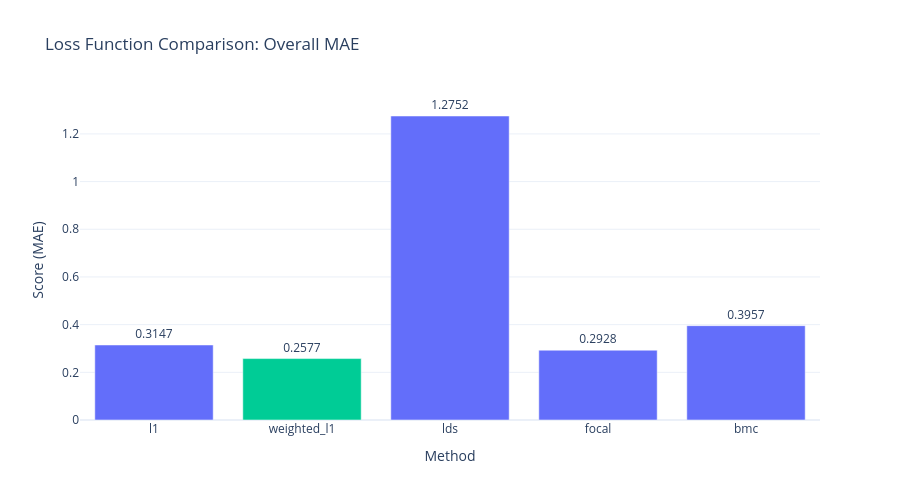

The notebook cell this image was saved under:
### Markdown cell above
## 4. Predictions vs Ground Truth

### Code cell
# Using utils/visualization.py
from utils.visualization import plot_predictions_scatter

best_preds = all_preds[1]  # weighted_l1 model


# Loss function comparison
loss_df = pd.DataFrame(loss_results)
fig_loss = plot_method_comparison(
    [{'method': r['loss'], 'score': r['overall_mae']} for r in loss_results],
    title='Loss Function Comparison: Overall MAE'
)
fig_loss.show()

### Figure 1 — Plotly figure (JSON) as saved in the notebook; plotly's stock layout.template omitted (floating-point values rounded to 4 significant figures)
{"data": [{"marker": {"color": ["#636EFA", "#00CC96", "#636EFA", "#636EFA", "#636EFA"]}, "text": ["0.3147", "0.2577", "1.2752", "0.2928", "0.3957"], "textposition": "outside", "type": "bar", "x": ["l1", "weighted_l1", "lds", "focal", "bmc"], "y": [0.3147, 0.2577, 1.275, 0.2928, 0.3957]}], "layout": {"height": 500, "title": {"text": "Loss Function Comparison: Overall MAE"}, "xaxis": {"title": {"text": "Method"}}, "yaxis": {"title": {"text": "Score (MAE)"}}}}
